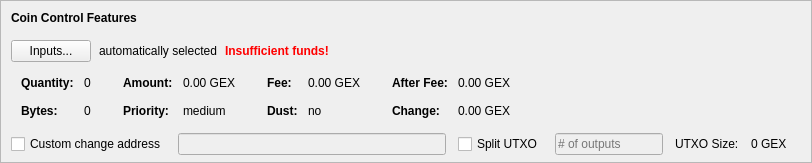
    <widget class="QFrame" name="frameCoinControl">
     <property name="sizePolicy">
      <sizepolicy hsizetype="Expanding" vsizetype="Expanding">
       <horstretch>0</horstretch>
       <verstretch>0</verstretch>
      </sizepolicy>
     </property>
     <property name="maximumSize">
      <size>
       <width>16777215</width>
       <height>16777215</height>
      </size>
     </property>
     <property name="frameShape">
      <enum>QFrame::StyledPanel</enum>
     </property>
     <property name="frameShadow">
      <enum>QFrame::Sunken</enum>
     </property>
     <layout class="QVBoxLayout" name="verticalLayoutCoinControl2">
      <property name="spacing">
       <number>0</number>
      </property>
      <property name="leftMargin">
       <number>0</number>
      </property>
      <property name="topMargin">
       <number>0</number>
      </property>
      <property name="rightMargin">
       <number>0</number>
      </property>
      <property name="bottomMargin">
       <number>6</number>
      </property>
      <item>
       <layout class="QVBoxLayout" name="verticalLayoutCoinControl" stretch="0,0,0,0,1">
        <property name="spacing">
         <number>0</number>
        </property>
        <property name="leftMargin">
         <number>10</number>
        </property>
        <property name="topMargin">
         <number>10</number>
        </property>
        <item>
         <layout class="QHBoxLayout" name="horizontalLayoutCoinControl1">
          <property name="bottomMargin">
           <number>15</number>
          </property>
          <item>
           <widget class="QLabel" name="labelCoinControlFeatures">
            <property name="sizePolicy">
             <sizepolicy hsizetype="Preferred" vsizetype="Maximum">
              <horstretch>0</horstretch>
              <verstretch>0</verstretch>
             </sizepolicy>
            </property>
            <property name="font">
             <font>
              <weight>75</weight>
              <bold>true</bold>
             </font>
            </property>
            <property name="styleSheet">
             <string notr="true">font-weight:bold;</string>
            </property>
            <property name="text">
             <string>Coin Control Features</string>
            </property>
           </widget>
          </item>
         </layout>
        </item>
        <item>
         <layout class="QHBoxLayout" name="horizontalLayoutCoinControl2" stretch="0,0,0,0">
          <property name="spacing">
           <number>8</number>
          </property>
          <property name="bottomMargin">
           <number>10</number>
          </property>
          <item>
           <widget class="QPushButton" name="pushButtonCoinControl">
            <property name="styleSheet">
             <string notr="true"/>
            </property>
            <property name="text">
             <string>Inputs...</string>
            </property>
            <property name="autoDefault">
             <bool>false</bool>
            </property>
           </widget>
          </item>
          <item>
           <widget class="QLabel" name="labelCoinControlAutomaticallySelected">
            <property name="text">
             <string>automatically selected</string>
            </property>
            <property name="margin">
             <number>5</number>
            </property>
           </widget>
          </item>
          <item>
           <widget class="QLabel" name="labelCoinControlInsuffFunds">
            <property name="font">
             <font>
              <weight>75</weight>
              <bold>true</bold>
             </font>
            </property>
            <property name="styleSheet">
             <string notr="true">color:red;font-weight:bold;</string>
            </property>
            <property name="text">
             <string>Insufficient funds!</string>
            </property>
            <property name="margin">
             <number>5</number>
            </property>
           </widget>
          </item>
          <item>
           <spacer name="horizontalSpacerCoinControl">
            <property name="orientation">
             <enum>Qt::Horizontal</enum>
            </property>
            <property name="sizeHint" stdset="0">
             <size>
              <width>40</width>
              <height>1</height>
             </size>
            </property>
           </spacer>
          </item>
         </layout>
        </item>
        <item>
         <widget class="QWidget" name="widgetCoinControl" native="true">
          <property name="sizePolicy">
           <sizepolicy hsizetype="Preferred" vsizetype="Preferred">
            <horstretch>0</horstretch>
            <verstretch>0</verstretch>
           </sizepolicy>
          </property>
          <property name="minimumSize">
           <size>
            <width>0</width>
            <height>0</height>
           </size>
          </property>
          <property name="styleSheet">
           <string notr="true"/>
          </property>
          <layout class="QHBoxLayout" name="horizontalLayoutCoinControl5">
           <property name="leftMargin">
            <number>0</number>
           </property>
           <property name="topMargin">
            <number>0</number>
           </property>
           <property name="rightMargin">
            <number>0</number>
           </property>
           <property name="bottomMargin">
            <number>0</number>
           </property>
           <item>
            <layout class="QHBoxLayout" name="horizontalLayoutCoinControl3" stretch="0,0,0,1">
             <property name="spacing">
              <number>20</number>
             </property>
             <property name="topMargin">
              <number>0</number>
             </property>
             <property name="bottomMargin">
              <number>10</number>
             </property>
             <item>
              <layout class="QFormLayout" name="formLayoutCoinControl1">
               <property name="horizontalSpacing">
                <number>10</number>
               </property>
               <property name="verticalSpacing">
                <number>14</number>
               </property>
               <property name="leftMargin">
                <number>10</number>
               </property>
               <property name="topMargin">
                <number>4</number>
               </property>
               <property name="rightMargin">
                <number>6</number>
               </property>
               <item row="0" column="0">
                <widget class="QLabel" name="labelCoinControlQuantityText">
                 <property name="font">
                  <font>
                   <weight>75</weight>
                   <bold>true</bold>
                  </font>
                 </property>
                 <property name="text">
                  <string>Quantity:</string>
                 </property>
                 <property name="margin">
                  <number>0</number>
                 </property>
                </widget>
               </item>
               <item row="0" column="1">
                <widget class="QLabel" name="labelCoinControlQuantity">
                 <property name="cursor">
                  <cursorShape>IBeamCursor</cursorShape>
                 </property>
                 <property name="contextMenuPolicy">
                  <enum>Qt::ActionsContextMenu</enum>
                 </property>
                 <property name="text">
                  <string notr="true">0</string>
                 </property>
                 <property name="margin">
                  <number>0</number>
                 </property>
                 <property name="textInteractionFlags">
                  <set>Qt::LinksAccessibleByMouse|Qt::TextSelectableByKeyboard|Qt::TextSelectableByMouse</set>
                 </property>
                </widget>
               </item>
               <item row="1" column="0">
                <widget class="QLabel" name="labelCoinControlBytesText">
                 <property name="font">
                  <font>
                   <weight>75</weight>
                   <bold>true</bold>
                  </font>
                 </property>
                 <property name="text">
                  <string>Bytes:</string>
                 </property>
                </widget>
               </item>
               <item row="1" column="1">
                <widget class="QLabel" name="labelCoinControlBytes">
                 <property name="cursor">
                  <cursorShape>IBeamCursor</cursorShape>
                 </property>
                 <property name="contextMenuPolicy">
                  <enum>Qt::ActionsContextMenu</enum>
                 </property>
                 <property name="text">
                  <string notr="true">0</string>
                 </property>
                 <property name="textInteractionFlags">
                  <set>Qt::LinksAccessibleByMouse|Qt::TextSelectableByKeyboard|Qt::TextSelectableByMouse</set>
                 </property>
                </widget>
               </item>
              </layout>
             </item>
             <item>
              <layout class="QFormLayout" name="formLayoutCoinControl2">
               <property name="horizontalSpacing">
                <number>10</number>
               </property>
               <property name="verticalSpacing">
                <number>14</number>
               </property>
               <property name="leftMargin">
                <number>6</number>
               </property>
               <property name="topMargin">
                <number>4</number>
               </property>
               <property name="rightMargin">
                <number>6</number>
               </property>
               <item row="0" column="0">
                <widget class="QLabel" name="labelCoinControlAmountText">
                 <property name="font">
                  <font>
                   <weight>75</weight>
                   <bold>true</bold>
                  </font>
                 </property>
                 <property name="text">
                  <string>Amount:</string>
                 </property>
                 <property name="margin">
                  <number>0</number>
                 </property>
                </widget>
               </item>
               <item row="0" column="1">
                <widget class="QLabel" name="labelCoinControlAmount">
                 <property name="cursor">
                  <cursorShape>IBeamCursor</cursorShape>
                 </property>
                 <property name="contextMenuPolicy">
                  <enum>Qt::ActionsContextMenu</enum>
                 </property>
                 <property name="text">
                  <string notr="true">0.00 GEX</string>
                 </property>
                 <property name="textInteractionFlags">
                  <set>Qt::LinksAccessibleByMouse|Qt::TextSelectableByKeyboard|Qt::TextSelectableByMouse</set>
                 </property>
                </widget>
               </item>
               <item row="1" column="0">
                <widget class="QLabel" name="labelCoinControlPriorityText">
                 <property name="font">
                  <font>
                   <weight>75</weight>
                   <bold>true</bold>
                  </font>
                 </property>
                 <property name="text">
                  <string>Priority:</string>
                 </property>
                </widget>
               </item>
               <item row="1" column="1">
                <widget class="QLabel" name="labelCoinControlPriority">
                 <property name="cursor">
                  <cursorShape>IBeamCursor</cursorShape>
                 </property>
                 <property name="contextMenuPolicy">
                  <enum>Qt::ActionsContextMenu</enum>
                 </property>
                 <property name="text">
                  <string>medium</string>
                 </property>
                 <property name="textInteractionFlags">
                  <set>Qt::LinksAccessibleByMouse|Qt::TextSelectableByKeyboard|Qt::TextSelectableByMouse</set>
                 </property>
                </widget>
               </item>
              </layout>
             </item>
             <item>
              <layout class="QFormLayout" name="formLayoutCoinControl3">
               <property name="horizontalSpacing">
                <number>10</number>
               </property>
               <property name="verticalSpacing">
                <number>14</number>
               </property>
               <property name="leftMargin">
                <number>6</number>
               </property>
               <property name="topMargin">
                <number>4</number>
               </property>
               <property name="rightMargin">
                <number>6</number>
               </property>
               <item row="0" column="0">
                <widget class="QLabel" name="labelCoinControlFeeText">
                 <property name="font">
                  <font>
                   <weight>75</weight>
                   <bold>true</bold>
                  </font>
                 </property>
                 <property name="text">
                  <string>Fee:</string>
                 </property>
                 <property name="margin">
                  <number>0</number>
                 </property>
                </widget>
               </item>
               <item row="0" column="1">
                <widget class="QLabel" name="labelCoinControlFee">
                 <property name="cursor">
                  <cursorShape>IBeamCursor</cursorShape>
                 </property>
                 <property name="contextMenuPolicy">
                  <enum>Qt::ActionsContextMenu</enum>
                 </property>
                 <property name="text">
                  <string notr="true">0.00 GEX</string>
                 </property>
                 <property name="textInteractionFlags">
                  <set>Qt::LinksAccessibleByMouse|Qt::TextSelectableByKeyboard|Qt::TextSelectableByMouse</set>
                 </property>
                </widget>
               </item>
               <item row="1" column="0">
                <widget class="QLabel" name="labelCoinControlLowOutputText">
                 <property name="font">
                  <font>
                   <weight>75</weight>
                   <bold>true</bold>
                  </font>
                 </property>
                 <property name="text">
                  <string>Dust:</string>
                 </property>
                </widget>
               </item>
               <item row="1" column="1">
                <widget class="QLabel" name="labelCoinControlLowOutput">
                 <property name="cursor">
                  <cursorShape>IBeamCursor</cursorShape>
                 </property>
                 <property name="contextMenuPolicy">
                  <enum>Qt::ActionsContextMenu</enum>
                 </property>
                 <property name="text">
                  <string>no</string>
                 </property>
                 <property name="textInteractionFlags">
                  <set>Qt::LinksAccessibleByMouse|Qt::TextSelectableByKeyboard|Qt::TextSelectableByMouse</set>
                 </property>
                </widget>
               </item>
              </layout>
             </item>
             <item>
              <layout class="QFormLayout" name="formLayoutCoinControl4">
               <property name="horizontalSpacing">
                <number>10</number>
               </property>
               <property name="verticalSpacing">
                <number>14</number>
               </property>
               <property name="leftMargin">
                <number>6</number>
               </property>
               <property name="topMargin">
                <number>4</number>
               </property>
               <property name="rightMargin">
                <number>6</number>
               </property>
               <item row="0" column="0">
                <widget class="QLabel" name="labelCoinControlAfterFeeText">
                 <property name="font">
                  <font>
                   <weight>75</weight>
                   <bold>true</bold>
                  </font>
                 </property>
                 <property name="text">
                  <string>After Fee:</string>
                 </property>
                 <property name="margin">
                  <number>0</number>
                 </property>
                </widget>
               </item>
               <item row="0" column="1">
                <widget class="QLabel" name="labelCoinControlAfterFee">
                 <property name="cursor">
                  <cursorShape>IBeamCursor</cursorShape>
                 </property>
                 <property name="contextMenuPolicy">
                  <enum>Qt::ActionsContextMenu</enum>
                 </property>
                 <property name="text">
                  <string notr="true">0.00 GEX</string>
                 </property>
                 <property name="textInteractionFlags">
                  <set>Qt::LinksAccessibleByMouse|Qt::TextSelectableByKeyboard|Qt::TextSelectableByMouse</set>
                 </property>
                </widget>
               </item>
               <item row="1" column="0">
                <widget class="QLabel" name="labelCoinControlChangeText">
                 <property name="font">
                  <font>
                   <weight>75</weight>
                   <bold>true</bold>
                  </font>
                 </property>
                 <property name="text">
                  <string>Change:</string>
                 </property>
                </widget>
               </item>
               <item row="1" column="1">
                <widget class="QLabel" name="labelCoinControlChange">
                 <property name="cursor">
                  <cursorShape>IBeamCursor</cursorShape>
                 </property>
                 <property name="contextMenuPolicy">
                  <enum>Qt::ActionsContextMenu</enum>
                 </property>
                 <property name="text">
                  <string notr="true">0.00 GEX</string>
                 </property>
                 <property name="textInteractionFlags">
                  <set>Qt::LinksAccessibleByMouse|Qt::TextSelectableByKeyboard|Qt::TextSelectableByMouse</set>
                 </property>
                </widget>
               </item>
              </layout>
             </item>
            </layout>
           </item>
          </layout>
         </widget>
        </item>
        <item>
         <layout class="QHBoxLayout" name="horizontalLayoutCoinControl4" stretch="0,0,0,0,0,0,0">
          <property name="spacing">
           <number>12</number>
          </property>
          <property name="sizeConstraint">
           <enum>QLayout::SetDefaultConstraint</enum>
          </property>
          <property name="topMargin">
           <number>5</number>
          </property>
          <property name="rightMargin">
           <number>5</number>
          </property>
          <item>
           <widget class="QCheckBox" name="checkBoxCoinControlChange">
            <property name="toolTip">
             <string>If this is activated, but the change address is empty or invalid, change will be sent to a newly generated address.</string>
            </property>
            <property name="text">
             <string>Custom change address</string>
            </property>
           </widget>
          </item>
          <item>
           <widget class="QValidatedLineEdit" name="lineEditCoinControlChange">
            <property name="enabled">
             <bool>false</bool>
            </property>
            <property name="sizePolicy">
             <sizepolicy hsizetype="Expanding" vsizetype="Fixed">
              <horstretch>0</horstretch>
              <verstretch>0</verstretch>
             </sizepolicy>
            </property>
           </widget>
          </item>
          <item>
           <widget class="QCheckBox" name="splitBlockCheckBox">
            <property name="text">
             <string>Split UTXO</string>
            </property>
           </widget>
          </item>
          <item>
           <widget class="QLineEdit" name="splitBlockLineEdit">
            <property name="enabled">
             <bool>false</bool>
            </property>
            <property name="sizePolicy">
             <sizepolicy hsizetype="Fixed" vsizetype="Fixed">
              <horstretch>50</horstretch>
              <verstretch>0</verstretch>
             </sizepolicy>
            </property>
            <property name="placeholderText">
             <string># of outputs</string>
            </property>
           </widget>
          </item>
          <item>
           <widget class="QLabel" name="labelBlockSizeText">
            <property name="text">
             <string>UTXO Size:</string>
            </property>
           </widget>
          </item>
          <item>
           <widget class="QLabel" name="labelBlockSize">
            <property name="text">
             <string>0 GEX</string>
            </property>
           </widget>
          </item>
          <item>
           <widget class="QLabel" name="labelCoinControlChangeLabel">
            <property name="sizePolicy">
             <sizepolicy hsizetype="Preferred" vsizetype="Expanding">
              <horstretch>0</horstretch>
              <verstretch>0</verstretch>
             </sizepolicy>
            </property>
            <property name="minimumSize">
             <size>
              <width>0</width>
              <height>0</height>
             </size>
            </property>
            <property name="text">
             <string/>
            </property>
            <property name="margin">
             <number>3</number>
            </property>
           </widget>
          </item>
         </layout>
        </item>
        <item>
         <spacer name="verticalSpacerCoinControl">
          <property name="orientation">
           <enum>Qt::Vertical</enum>
          </property>
          <property name="sizeHint" stdset="0">
           <size>
            <width>800</width>
            <height>1</height>
           </size>
          </property>
         </spacer>
        </item>
       </layout>
      </item>
     </layout>
    </widget>
